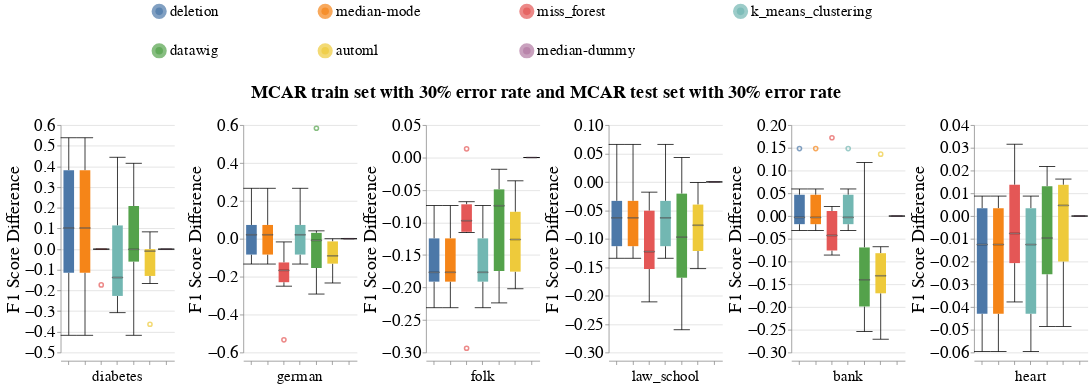

The notebook cell this image was saved under:
### Code cell
# Categorical
dataset_to_column_name = {
    DIABETES_DATASET: 'PhysicallyActive',
    GERMAN_CREDIT_DATASET: 'employment-since',
    ACS_INCOME_DATASET: 'MAR',
    LAW_SCHOOL_DATASET: 'tier',
    BANK_MARKETING_DATASET: 'education',
    CARDIOVASCULAR_DISEASE_DATASET: 'cholesterol',
}
create_box_plots_for_diff_imputers_and_datasets(train_injection_scenario='MCAR3',
                                                test_injection_scenario='MCAR3',
                                                metric_name='f1_score',
                                                dataset_to_column_name=dataset_to_column_name,
                                                dataset_to_group=DATASETS_SENSITIVE_ATTRS,
                                                db_client=db_client,
                                                without_dummy=True)

### Figure 1 — Vega-Lite specification as saved in the notebook (floating-point values rounded to 4 significant figures; data arrays with more than 128 entries replaced by an {"elided": "..."} marker saying what was removed)
{"config": {"view": {"continuousWidth": 400, "continuousHeight": 300, "stroke": null}, "axis": {"labelFontSize": 22, "labelFontWeight": "normal", "titleFontSize": 24, "titleFontWeight": "normal"}, "facet": {"spacing": 5}, "header": {"labelFontSize": 20, "labelOrient": "bottom", "labelPadding": 5, "titleFontSize": 24}, "legend": {"columns": 4, "direction": "horizontal", "labelFontSize": 20, "labelLimit": 400, "orient": "top", "symbolOffset": 120, "symbolStrokeWidth": 10, "titleAnchor": "middle", "titleFontSize": 22, "titleLimit": 300}, "title": {"fontSize": 24}}, "data": {"name": "data-9cb4520ae54cdd9b8519f0eee3589b39"}, "mark": {"type": "boxplot", "median": {"stroke": "black", "strokeWidth": 0.7}, "ticks": true}, "encoding": {"color": {"field": "Null_Imputer_Name", "sort": ["deletion", "median-mode", "miss_forest", "k_means_clustering", "datawig", "automl"], "title": null, "type": "nominal"}, "column": {"field": "Dataset_Name", "sort": ["diabetes", "german", "folk", "law_school", "bank", "heart"], "title": "MCAR train set with 30% error rate and MCAR test set with 30% error rate", "type": "nominal"}, "x": {"axis": {"labels": false}, "field": "Null_Imputer_Name", "sort": ["deletion", "median-mode", "miss_forest", "k_means_clustering", "datawig", "automl"], "title": null, "type": "nominal"}, "y": {"field": "F1_Score_Difference", "scale": {"zero": false}, "title": "F1 Score Difference", "type": "quantitative"}}, "resolve": {"scale": {"y": "independent"}}, "width": 150, "$schema": "https://vega.github.io/schema/vega-lite/v4.17.0.json", "datasets": {"data-9cb4520ae54cdd9b8519f0eee3589b39": {"elided": "252 records"}}}
